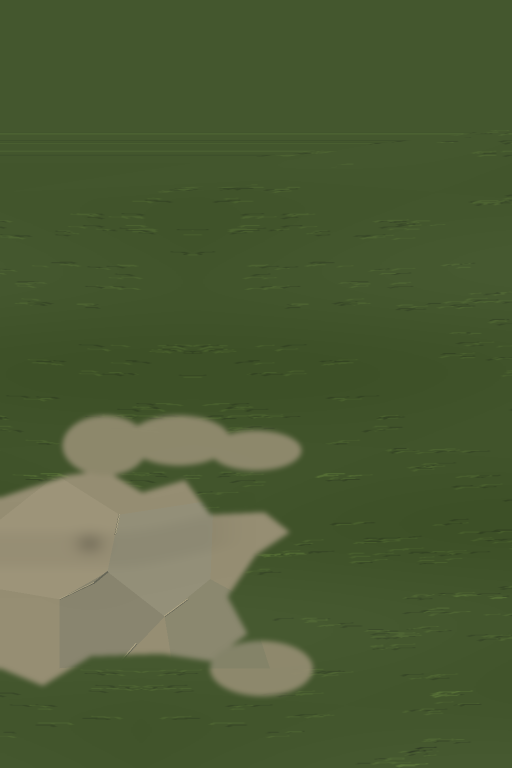
#> input picture assets/layered_island/rocky_terminus/floor.png, 1024 x 1536 px (shown at 1/2 size)
$ python paint_strict_forest_coast.py
#> lines starting #> are read from the running program, lines starting #| are printed output that depends on the picture; after the words box and inside, x2 and y2 are one past the last pixel; in counts of white or black regions, pixels touching at a corner belong together
"""Project-owned surface paintings; this script never creates model geometry."""
from pathlib import Path
from PIL import Image,ImageDraw,ImageFilter
import numpy as np,json
R=Path(__file__).resolve().parents[1];T=R/'assets/layered_island/strict_coast';T.mkdir(exist_ok=True)
N=1024
yy,xx=np.mgrid[:N,:N];x=xx/N;y=yy/N
def save_field(name,base,patches):
#> called with name = 'rock_faces.png'
    a=np.zeros((N,N,3),dtype=float)+base
    for cx,cy,rx,ry,c in patches:
        w=np.exp(-(((x-cx)/rx)**2+((y-cy)/ry)**2)*2)
        a=a*(1-w[:,:,None]*.48)+np.array(c)[None,None,:]*w[:,:,None]*.48
    im=Image.fromarray(np.uint8(np.clip(a,0,255)));im.save(T/name);return im
#> after `im = Image.fromarray(np.uint8(np.clip(a, 0, 255)))`:
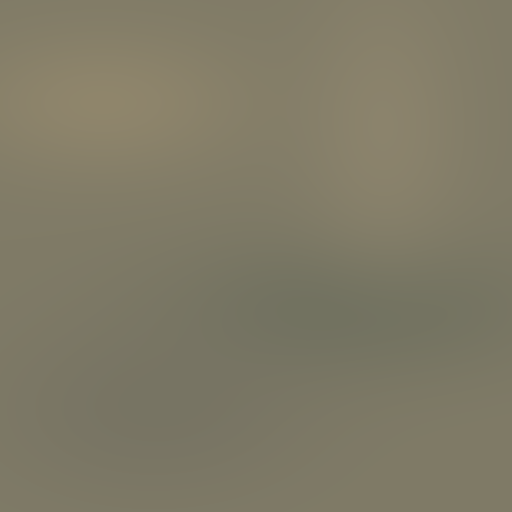
#> im: PIL image 1024x1024 RGB (shown at 1/2 size); mean R, G, B 127.2, 122.3, 102.2
im=save_field('rock_faces.png',[128,123,103],[(.2,.2,.4,.2,[160,145,113]),(.7,.6,.5,.2,[94,101,87]),(.3,.8,.45,.25,[111,109,96]),(.75,.25,.22,.4,[151,140,114])])
d=ImageDraw.Draw(im)
for pts,w in [([(0,316),(154,328),(320,301),(415,333)],4), ([(518,260),(592,347),(574,407),(655,508)],5), ([(510,618),(384,670),(213,692),(117,754)],4), ([(924,660),(846,768),(857,830),(781,948)],5), ([(174,0),(206,139),(181,241)],3)]:
    d.line(pts,fill=(83,88,76),width=w,joint='curve');d.line([(a-4,b-3) for a,b in pts],fill=(163,149,118),width=2)
for pts in [[(20,465),(178,448),(310,472)],[(620,75),(817,96),(964,73)],[(493,883),(560,861),(711,874)]]:d.line(pts,fill=(142,133,108),width=3)
im.save(T/'rock_faces.png')
save_field('rock_caps.png',[158,146,118],[(.22,.25,.4,.3,[176,156,120]),(.65,.65,.4,.3,[128,129,104]),(.85,.1,.25,.2,[148,142,113])])
#> call 2 of save_field, with name = 'rock_caps.png'
#> in save_field (call 2), `im = Image.fromarray(np.uint8(np.clip(a, 0, 255)))`:
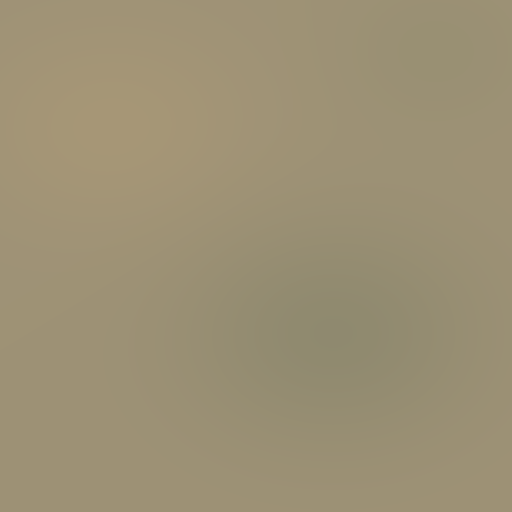
#> im: PIL image 1024x1024 RGB (shown at 1/2 size); mean R, G, B 155.9, 144.6, 116.3
im=Image.open(T/'rock_caps.png');d=ImageDraw.Draw(im)
for pts in [[(110,92),(228,247),(242,301),(341,411)],[(799,187),(653,398),(560,424)],[(550,695),(712,676),(806,751)]]:
    d.line(pts,fill=(111,111,91),width=4);d.line([(a+4,b-2) for a,b in pts],fill=(181,163,125),width=2)
im.save(T/'rock_caps.png')
save_field('moss.png',[71,88,32],[(.1,.2,.4,.4,[109,124,46]),(.7,.5,.4,.3,[49,65,27]),(.4,.8,.4,.3,[84,100,34])])
# A leaf's light middle and dark edge follow its actual long axis.
leaf=np.zeros((256,128,3));u=np.linspace(-1,1,128)[None,:];v=np.linspace(0,1,256)[:,None]
#> after `leaf = np.zeros((256, 128, 3))`: leaf: shape (256, 128, 3) float64; every value is 0
for k,b in enumerate([61,91,26]):leaf[:,:,k]=b+(1-u*u)*(20 if k==1 else 9)+v*8
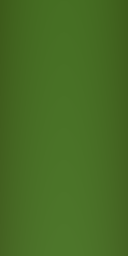
#> leaf: shape (256, 128, 3) float64; mean of channels 0, 1, 2 71, 108.2, 36; drawn as R, G, B
leaf[:,61:65,:]+=np.array([16,18,7]);Image.fromarray(np.uint8(leaf)).save(T/'leaf.png')
#> after `leaf[:, 61:65, :] += np.array([16, 18, 7])`: leaf: shape (256, 128, 3) float64; 3.12% of pixels changed, all inside (x1, y1, x2, y2) = (61, 0, 65, 256)
save_field('soil.png',[127,107,66],[(.2,.2,.4,.4,[144,122,74]),(.6,.6,.4,.3,[91,91,49]),(.85,.2,.2,.4,[134,115,67])])
#> call 4 of save_field, with name = 'soil.png'
#> in save_field (call 4), `im = Image.fromarray(np.uint8(np.clip(a, 0, 255)))`:
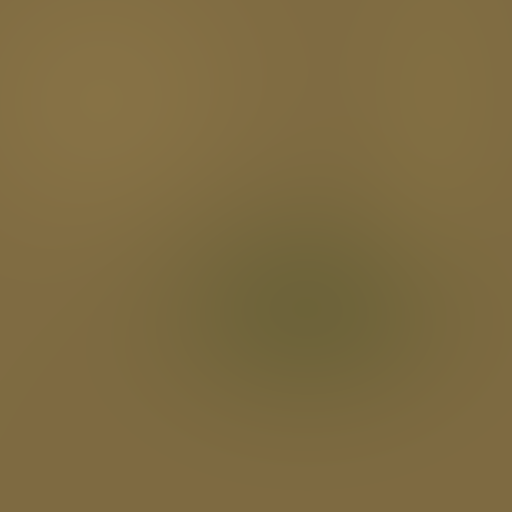
#> im: PIL image 1024x1024 RGB (shown at 1/2 size); mean R, G, B 125.1, 106.7, 64.7
s=np.zeros((N,N,3))+[188,159,109]
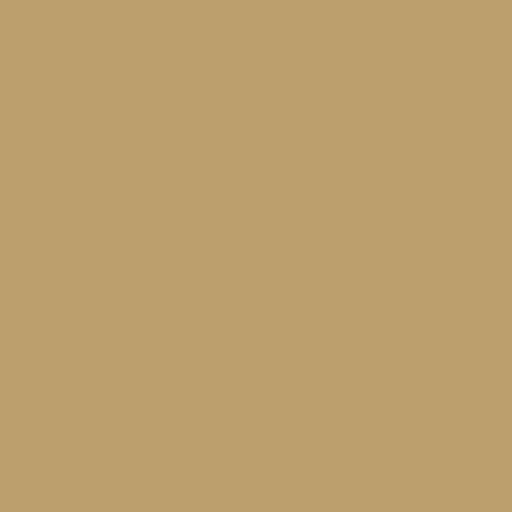
#> s: shape (1024, 1024, 3) float64 (shown at 1/2 size); mean of channels 0, 1, 2 188, 159, 109; drawn as R, G, B
r=.8*np.sin(x*43+y*9)+.5*np.sin(y*63-x*8)
s+=r[:,:,None]*[1.1,1,.7];s+=y[:,:,None]*[-7,-6,-4]
Image.fromarray(np.uint8(s)).save(T/'sand.png')
# Paint only the terminus portion of the established registered ground map.
floor=Image.open(R/'assets/layered_island/rocky_terminus/floor.png').convert('RGB').resize((2048,2048));d=ImageDraw.Draw(floor)
#> after `floor = Image.open(R / 'assets/layered_island/rocky_terminus/floor.png`:
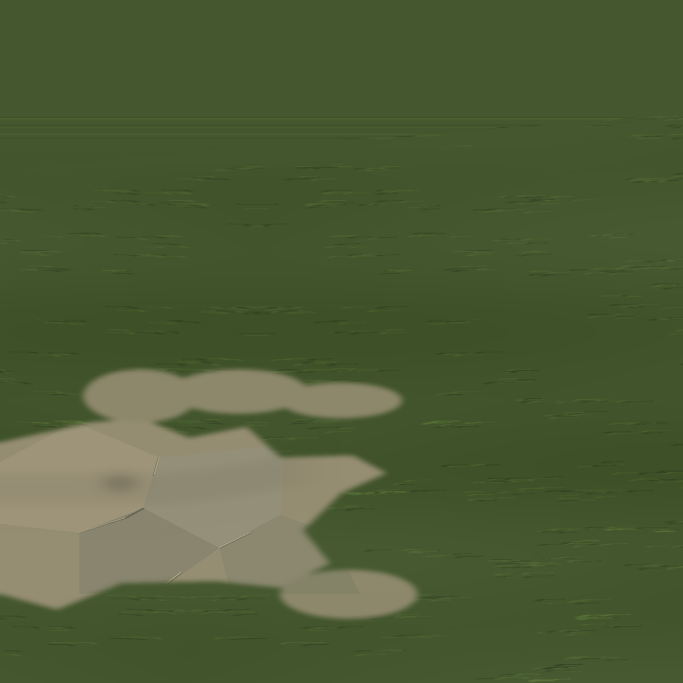
#> floor: PIL image 2048x2048 RGB (shown at 1/3 size); mean R, G, B 77.6, 93, 54.1
def uv(px,py):return ((px+68)/18*2048,2048-(py-4)/31*2048)
def poly(points,color):d.polygon([uv(a,b) for a,b in points],fill=color)
poly([(-66.8,11),(-65.6,10),(-63.3,10.8),(-61.7,11.7),(-61.8,14.3),(-63.6,15.4),(-66.3,14.9)],(152,135,95))
poly([(-65.1,13.6),(-63.4,14.2),(-61.1,14.5),(-58.8,14.6),(-55.8,14.6),(-54,14.5),(-54,12.8),(-56.7,12.7),(-59.4,12.8),(-62,12.3)],(143,122,77))
# Broad grass islands and moss intrude into bare stone rather than a straight split.
for i,(cx,cy,rx,ry) in enumerate([(-61,15.5,1.4,.8),(-58.2,15.5,1.3,1),(-60.3,10.9,1.9,.9),(-56.5,11.7,1.8,1.2),(-64.8,16,1,.8),(-58,8.5,1.5,.7)]):
    p=[(cx+rx*np.cos(a)*(1+.10*np.sin(a*3)),cy+ry*np.sin(a)) for a in np.linspace(0,2*np.pi,15)]
    poly(p,[(71,91,31),(81,100,36),(64,85,31)][i%3])
floor.save(T/'floor.png')
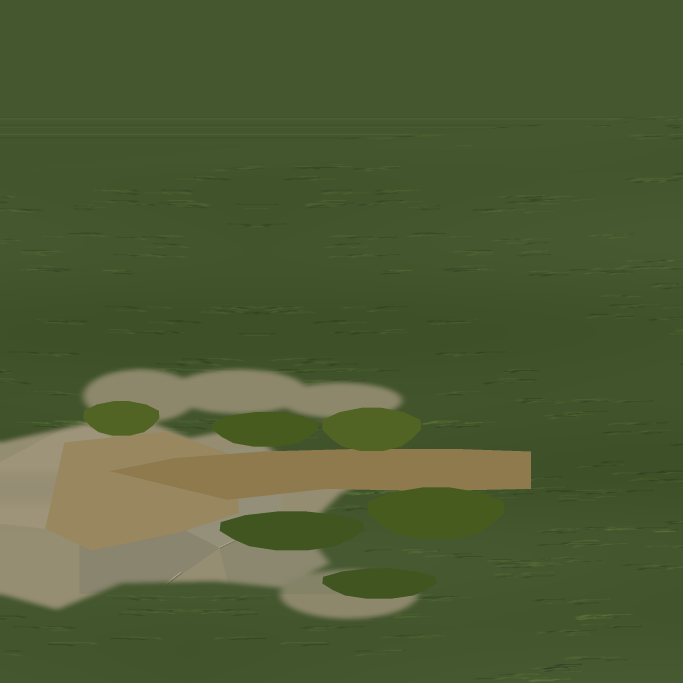
#> saved as floor.png: PIL image 2048x2048 RGB (shown at 1/3 size); mean R, G, B 77.8, 92.5, 51.7
(T/'SOURCE.json').write_text(json.dumps({'source':'Project-owned painted fields, selected fracture lines and leaf-axis shading. No reference pixels copied.','author':'tools/paint_strict_forest_coast.py','reference':'artifacts/forest-rocky-terminus-study/reference/user-forest-coast.png','geometry':'Produced separately inside Blender through blender-mcp'},ensure_ascii=False,indent=2),encoding='utf8')
print('STRICT_COAST_PAINT_DONE',T)
